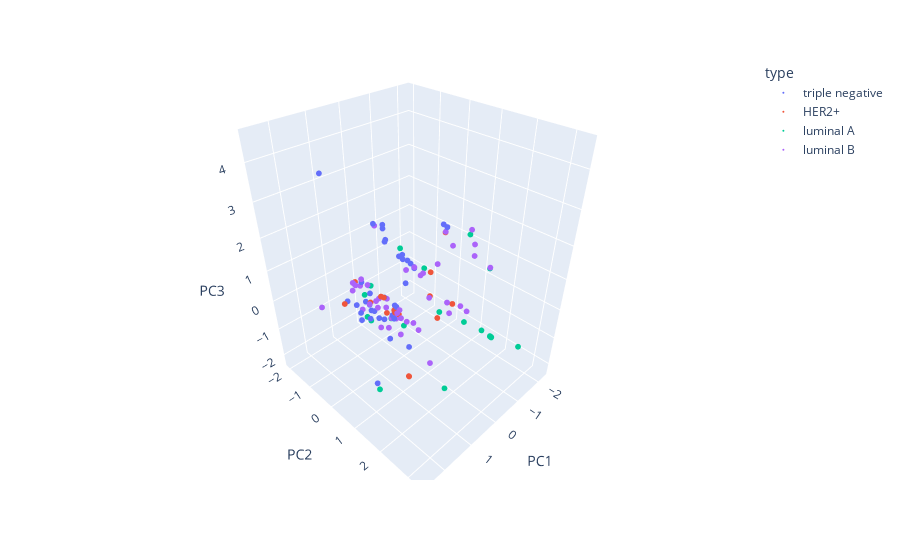

The notebook cell this image was saved under:
### Code cell
# Import libraries
import matplotlib.pyplot as plt
from mpl_toolkits.mplot3d import Axes3D
import plotly_express as px

# Creating figure
fig = plt.figure(figsize = (10, 7))
ax = plt.axes(projection ="3d")
 
# Creating plot
ax.scatter(scores_df['PC1'], scores_df['PC2'], scores_df['PC3'])
plt.title("simple 3D scatter plot")
 
# show plot
plt.show()
fig = px.scatter_3d(scores_df, x='PC1', y = 'PC2', z='PC3', color='type', hover_data=('gene_id', 'transcript_id', 'UTR_type', 'log2FC'))
fig.update_traces(marker=dict(size=2, symbol='circle'))  # Adjust the size value as desired
fig.show()

### Figure 1 — Plotly figure (JSON) as saved in the notebook; plotly's stock layout.template omitted (floating-point values rounded to 4 significant figures; data arrays with more than 128 entries replaced by an {"elided": "..."} marker saying what was removed)
{"data": [{"customdata": {"elided": "42x4 mixed values"}, "hovertemplate": "type=triple negative<br>PC1=%{x}<br>PC2=%{y}<br>PC3=%{z}<br>gene_id=%{customdata[0]}<br>transcript_id=%{customdata[1]}<br>UTR_type=%{customdata[2]}<br>log2FC=%{customdata[3]}<extra></extra>", "legendgroup": "triple negative", "marker": {"color": "#636efa", "size": 2, "symbol": "circle"}, "mode": "markers", "name": "triple negative", "scene": "scene", "showlegend": true, "type": "scatter3d", "x": [-0.5931, -0.3297, -0.4281, -0.4025, 0.4747, 0.5688, 0.4355, -0.811, -0.811, 0.4746, 0.3758, 0.7799, 0.7431, 0.6397, 0.6814, -0.347, 0.488, -1.143, -2.222, -2.218, -2.221, -1.969, -0.5129, 0.5604, 1.485, 0.3586, -0.3192, 0.7928, 2.6, 0.4378, -0.5112, -0.6281, -0.3838, 0.6928, 0.6957, 0.291, 0.2811, 0.2886, 0.2787, -1.477, 0.6126, 0.177], "y": [-1.861, 0.1089, -0.5984, -0.4197, -0.7122, -0.1765, -1.136, -1.697, -1.697, -0.9181, -0.9937, 0.2771, -0.5748, -1.318, -1.699, -0.3764, -0.834, -1.091, -0.4022, -0.4015, -0.402, -0.3278, -1.349, -0.4119, 0.4809, -0.3854, -0.1427, 1.038, 0.487, 0.01687, -1.282, -1.382, 0.0476, -1.052, -1.064, 0.02939, -0.04147, 0.0203, -0.05136, -1.203, 0.2807, -1.613], "z": [1.187, 0.7111, 0.7198, 0.7171, -0.8108, -0.7352, -0.7239, 1.13, 1.13, -0.6904, -0.3706, -1.033, -0.8491, -0.84, -0.8903, 0.9147, -0.847, -0.8606, 1.004, 0.9991, 1.003, 1.232, 1.273, -0.8408, -2.122, -0.1877, 0.8515, -0.8214, 4.555, -0.5521, 0.8608, 0.834, 0.6976, -1.226, -0.9557, -0.332, -0.3311, -0.3301, -0.3292, -0.3319, -0.4086, -0.3989]}, {"customdata": [["APOC2", "NM_000483.5", "shorter", 2.997], ["BIRC5", "NM_001168.3", "shorter", 3.102], ["CBX2", "NM_005189.3", "shorter", 3.462], ["CBX2", "NM_005189.3", "longer", 3.462], ["CENPA", "NM_001809.4", "longer", 2.643], ["CXCL9", "NM_002416.3", "shorter", 5.414], ["FXYD1", "NM_021902.4", "longer", -2.768], ["FXYD1", "NM_001278718.2", "longer", -2.766], ["H3C10", "NM_003536.3", "longer", 4.737], ["HOXC11", "NM_014212.4", "shorter", 2.831], ["IL21R", "NM_181078.3", "shorter", 2.397], ["JPT1", "NM_016185.4", "shorter", 2.101], ["OASL", "NM_198213.3", "shorter", 2.41], ["PTGFR", "NM_000959.4", "shorter", -2.676], ["SIX1", "NM_005982.4", "shorter", 2.518], ["SLC16A3", "NM_004207.4", "shorter", 2.23], ["SOX11", "NM_003108.4", "shorter", 6.107], ["SOX11", "NM_003108.4", "shorter", 6.107]], "hovertemplate": "type=HER2+<br>PC1=%{x}<br>PC2=%{y}<br>PC3=%{z}<br>gene_id=%{customdata[0]}<br>transcript_id=%{customdata[1]}<br>UTR_type=%{customdata[2]}<br>log2FC=%{customdata[3]}<extra></extra>", "legendgroup": "HER2+", "marker": {"color": "#EF553B", "size": 2, "symbol": "circle"}, "mode": "markers", "name": "HER2+", "scene": "scene", "showlegend": true, "type": "scatter3d", "x": [0.1758, 0.4465, 0.4302, -1.028, -1.1, 0.8119, -2.126, -2.125, -0.8035, 0.4121, 0.3833, 0.3823, 0.3495, -0.3827, 0.3972, 0.3552, 1.218, 1.216], "y": [-1.931, -0.2016, -0.9272, 0.06272, 0.8735, -1.67, -0.3829, -0.3827, 0.5819, 0.02147, 0.2243, -0.3799, -0.00101, 0.6704, 0.08183, -0.5333, 1.469, 1.455], "z": [-0.5574, -0.588, -0.6357, -0.6647, -0.537, -0.9013, 0.8716, 0.8716, -1.062, -0.5503, -0.4267, -0.1771, -0.4332, 0.8351, -0.4371, -0.2417, -1.297, -1.297]}, {"customdata": [["ATP6V0D2", "NM_152565.1", "shorter", 3.236], ["BCAS4", "XM_011528886.2", "longer", 2.01], ["CBLN1", "NM_004352.4", "shorter", -2.735], ["FDCSP", "NM_152997.4", "longer", -3.904], ["GRB14", "NM_001303422.2", "shorter", 4.832], ["GRB14", "NM_001303422.2", "shorter", 4.832], ["H3C10", "NM_003536.3", "longer", 4.121], ["H3C4", "NM_001376937.1", "longer", 3.329], ["PLPP4", "NM_001318167.2", "shorter", 2.898], ["PLPP4", "XM_017015823.1", "longer", 2.9], ["PLPP4", "XM_011539445.2", "longer", 2.821], ["PLPP4", "XM_011539445.2", "longer", 2.821], ["PLPP4", "XM_017015820.1", "longer", 2.855], ["PLPP4", "XM_017015820.1", "longer", 2.855], ["PMAIP1", "NM_021127.3", "shorter", 2.148], ["RSPO3", "NM_032784.5", "shorter", -2.601], ["SMIM11", "NM_058182.5", "longer", -2.275], ["VSTM2A", "XM_006715666.3", "longer", 9.633], ["VSTM2A", "NM_001317843.2", "shorter", 9.247], ["YWHAE", "NM_006761.5_2", "shorter", 3.31]], "hovertemplate": "type=luminal A<br>PC1=%{x}<br>PC2=%{y}<br>PC3=%{z}<br>gene_id=%{customdata[0]}<br>transcript_id=%{customdata[1]}<br>UTR_type=%{customdata[2]}<br>log2FC=%{customdata[3]}<extra></extra>", "legendgroup": "luminal A", "marker": {"color": "#00cc96", "size": 2, "symbol": "circle"}, "mode": "markers", "name": "luminal A", "scene": "scene", "showlegend": true, "type": "scatter3d", "x": [0.466, -0.8443, -0.6016, -2.183, 0.6572, 0.6296, -0.9064, -0.9065, 0.4925, -0.8862, -0.8538, -0.847, -0.8486, -0.8417, 0.1385, -0.3868, -1.808, 0.2308, 1.587, 0.3293], "y": [-0.005377, 3.312, -0.73, 0.5013, -0.6593, -0.8577, 0.5613, 1.488, 0.533, 2.117, 2.432, 2.481, 2.433, 2.482, -1.232, 0.4279, 1.548, 1.859, 0.6917, -1.306], "z": [-0.6622, -0.3827, 0.8486, 1.152, -1.025, -1.022, -0.9071, -0.7203, -0.5754, -0.6173, -0.5998, -0.6004, -0.6086, -0.6092, -0.3486, 0.8417, 0.6851, -2.227, -2.118, -0.6233]}, {"customdata": {"elided": "62x4 mixed values"}, "hovertemplate": "type=luminal B<br>PC1=%{x}<br>PC2=%{y}<br>PC3=%{z}<br>gene_id=%{customdata[0]}<br>transcript_id=%{customdata[1]}<br>UTR_type=%{customdata[2]}<br>log2FC=%{customdata[3]}<extra></extra>", "legendgroup": "luminal B", "marker": {"color": "#ab63fa", "size": 2, "symbol": "circle"}, "mode": "markers", "name": "luminal B", "scene": "scene", "showlegend": true, "type": "scatter3d", "x": [0.3677, 0.2834, 0.7318, 0.5984, 0.4685, -0.9892, 2.127, 2.112, 2.128, 2.113, 2.128, 2.113, 2.127, 2.112, 2.128, 2.113, 2.125, 2.109, -0.9403, 0.164, 0.4225, -1.352, -1.063, 1.868, -2.266, -2.139, -2.138, -2.139, 0.4515, 0.4527, 0.462, 0.6281, 0.5404, 0.6661, -1.918, 0.6005, 0.5901, -1.035, 0.4841, 0.8334, 0.6417, -1.224, -0.9525, -0.9528, -1.225, -0.9536, -0.5282, 0.3866, 0.3395, -0.7854, -0.3106, -0.311, -0.3104, 0.4287, 0.3904, 0.2841, -1.821, -1.93, 0.5897, 0.4684, -2.055, 0.2427], "y": [0.2384, -0.3648, -0.1429, -1.102, -0.9192, 0.0707, 0.6987, 0.5893, 0.699, 0.5896, 0.699, 0.5896, 0.6987, 0.5893, 0.699, 0.5896, 0.6981, 0.5887, 0.9056, -1.318, -1.753, -0.6442, 1.432, -1.235, 0.4844, -0.3855, -0.3852, -0.3855, 0.8591, 0.8594, 0.2028, 0.06484, 0.6967, -0.319, 0.9106, -0.4633, 1.187, 1.222, 0.02612, 1.842, 0.5631, -1.147, 0.8002, 0.798, -1.148, 0.8, 0.7787, -1.066, -1.405, -2.037, 0.4622, 0.1316, 0.1317, 0.3551, 0.08, -0.7118, 1.545, 0.09512, -0.05608, 0.2499, 0.7878, -1.599], "z": [-0.2745, -0.267, -0.9161, -0.9043, -0.6725, -0.7014, 1.753, 1.755, 1.755, 1.757, 1.755, 1.756, 1.754, 1.755, 1.755, 1.756, 1.75, 1.751, -0.7681, -0.3652, -0.6575, -0.4359, -0.4614, -0.1651, 1.267, 0.8889, 0.8875, 0.8896, -0.3023, -0.3055, -0.5443, -0.8611, -0.3044, -0.3413, 0.7412, -0.2265, -0.2581, -0.3783, -0.6216, -0.814, -0.7818, -0.4232, -0.4471, -0.4471, -0.42, -0.4439, 1.079, -0.1018, -0.09766, 0.9701, 0.7338, 0.7658, 0.7645, -0.4595, -0.4561, -0.454, 0.7039, 0.7075, -0.2245, -0.3166, 1.005, -0.4906]}], "layout": {"legend": {"title": {"text": "type"}, "tracegroupgap": 0}, "margin": {"t": 60}, "scene": {"domain": {"x": [0, 1], "y": [0, 1]}, "xaxis": {"title": {"text": "PC1"}}, "yaxis": {"title": {"text": "PC2"}}, "zaxis": {"title": {"text": "PC3"}}}}}
